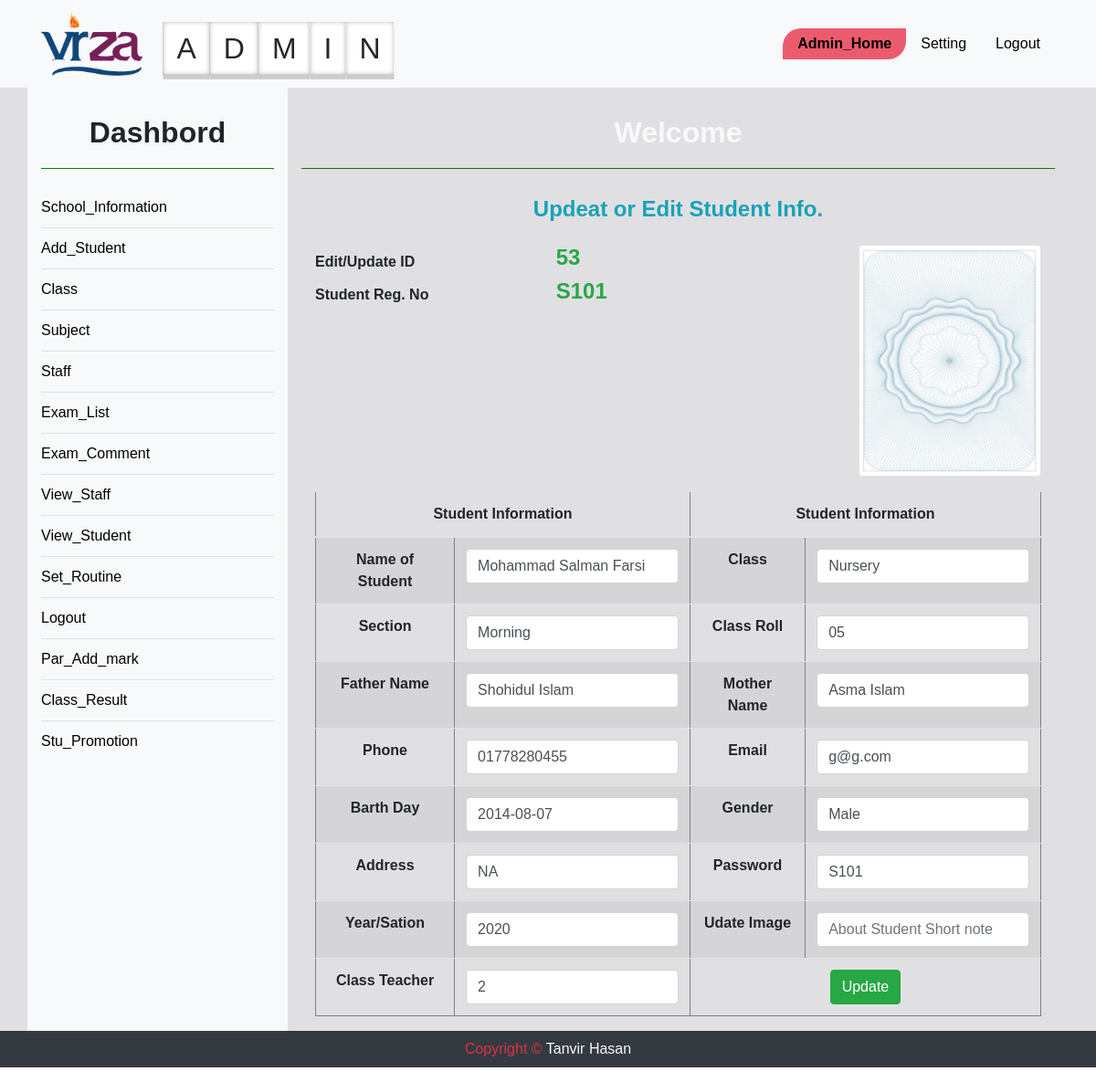
The app's page /edit_student.php?editid=53 with its own data.
### tables this page shows
CREATE TABLE `student` (
  `ID` int(11) NOT NULL,
  `RNO` varchar(150) NOT NULL,
  `NAME` varchar(150) NOT NULL,
  `REL` varchar(100) NOT NULL,
  `FNAME` varchar(100) NOT NULL,
  `DOB` varchar(150) NOT NULL,
  `GEN` varchar(150) NOT NULL,
  `PHO` varchar(150) NOT NULL,
  `MAIL` varchar(150) NOT NULL,
  `ADDR` varchar(1000) NOT NULL,
  `SCLASS` varchar(150) NOT NULL,
  `SSEC` varchar(150) NOT NULL,
  `SIMG` varchar(150) NOT NULL,
  `MNAME` varchar(100) NOT NULL,
  `CRNO` varchar(100) NOT NULL,
  `YEAR` varchar(100) NOT NULL,
  `PASS` varchar(250) NOT NULL,
  `TID` int(11) NOT NULL,
  `SN` varchar(500) NOT NULL
);

### edit_student.php (the view, shortened to what this page needs)
<?php
	include "database.php";
$editid = $_GET['editid'];
 ?>
<?php include "admin_header.php"; ?>
<div class="container_full  d_back " style ='margin-top: 0px;'>
	<div class="container text-center">
		<div class="row" id="vir">
	<?php include "sidebar.php"; ?>
			<div class="col-md-9">
				<h2 class="text-light">Welcome </h2>
				<div class="row">
					<div class="col-md-12 fix">
						<h4><b class="text-info">Updeat or Edit Student Info.</b></h4>
						<div class="container">
							<?php
$query = "SELECT * FROM student WHERE ID= '$editid' ";
$edit = $db->query($query);
while ($result = $edit->fetch_assoc()) {
 ?>
 <div class="row ">
    <div class="col-sm-6 text-left">
 		<table class="mt-3" style="width:100%">
		    <tbody>
		      <tr>
		      	<th>Edit/Update ID</th>
		        <td > <h4><b class="text-success"><?php echo $result['ID'] ?></b></h4></td>
		      </tr>
		      <tr>
		      	<th>Student Reg. No</th>
		        <td> <h4><b class="text-success"><?php echo $result['RNO'] ?></b></h4></td>
		      </tr>
		     </tbody>
		 </table>
	</div>
    <div class="col-sm-6 text-right mt-3">
     <img src='<?php echo $result['SIMG'] ?>' class="img-thumbnail" alt="Trulli" width="200" height="200" >
    </div>
</div>
							<table border="1px" class="mt-3 table table-striped">
								<thead>
								    <tr>
								      <th scope="col" class="text-center" colspan="2">Student Information</th>
								      <th scope="col" class="text-center" colspan="2">Student Information</th>
								    </tr>
							  </thead>
							  <tbody>
							  	<form enctype='multipart/form-data' role='form' method='post' action=' '>
							  		 <tr>
								      	<th>Name of Student</th>
								        <td><input type="text" class="form-control" id="btu" placeholder="Edit Name" name="en" value="<?php echo $result['NAME'] ?>"> </td>
								      	<th>Class</th>
								        <td><input type="text" class="form-control" id="btu" placeholder="Edit Class" name="ec" value="<?php echo $result['SCLASS'] ?>"></td>
								      </tr>
								      <tr>
								      	<th>Section</th>
								        <td><input type="text" class="form-control" id="btu" placeholder="Edit Class Section" name="ess" value="<?php echo $result['SSEC'] ?>"></td>
								      	<th>Class Roll</th>
								        <td><input type="text" class="form-control" id="btu" placeholder="Edit Class Roll" name="er" value="<?php echo $result['CRNO'] ?>"></td>
								      </tr>
								    <tr>
								      <th>Father Name</th>
								      <td><input type="text" class="form-control" placeholder="Edit Father" name="ef" value="<?php echo $result['FNAME'] ?>"></td>
								      <th scope="row">Mother Name</th>
								      <td><input type="text" class="form-control" placeholder="Edit Mother" name="em" value="<?php echo $result['MNAME'] ?>"></td>
								    </tr>
								    <tr>
								      <th>Phone</th>
								      <td><input type="text" class="form-control" placeholder="Edit Phone Number" name="ep" value="<?php echo $result['PHO'] ?>"></td>
								      <th scope="row">Email</th>
								      <td><input type="text" class="form-control" placeholder="Edit Email" name="ee" value="<?php echo $result['MAIL'] ?>"></td>
								    </tr>
								    <tr>
								      <th>Barth Day</th>
								      <td><input type="text" class="form-control" placeholder="Edit Date of Barth" name="ed" value="<?php echo $result['DOB'] ?>"></td>
								      <th scope="row">Gender</th>
								      <td><input type="text" class="form-control" placeholder="Edit Gender" name="egen" value="<?php echo $result['GEN'] ?>"></td>
								    </tr>
								    <tr>
								      <th>Address</th>
								      <td><input type="text" class="form-control" placeholder="Edit Addreass" name="ea" value="<?php echo $result['ADDR'] ?>"></td>
								      <th scope="row">Password</th>
								      <td><input type="text" class="form-control" placeholder="Edit Password" name="epa" value="<?php echo $result['PASS'] ?>"></td>
								    </tr>
								     <tr>
								      <th>Year/Sation</th>
								      <td><input type="text" class="form-control" placeholder="Edit Year" name="ey" value="<?php echo $result['YEAR'] ?>"></td>
								      <th scope="row">Udate Image</th>
									  <td>
										  <input type="text" class="form-control" placeholder="About Student Short note" name="sn" value="<?php echo $result['SN'] ?>">
									  </td>
								    </tr>
								    <tr>
								    	 <th>Class Teacher</th>
								    	 <td>
								    	 <input type="text" class="input form-control" name="et" value="<?php echo $result['TID'] ?>">
								    	</td>
								    	<td colspan="2"><input type="submit" class="from-control btn btn-success" id="" name="submit" value="Update"></td>
								    </tr>
								</form>
							  </tbody>
							</table>
 <?php } ?>
						</div>
					</div>
				</div>
			</div>
		</div>
	</div>
</div>
<?php include "footer.php"; ?>

### style.css (style rules this page uses)
* { margin:0;padding:0; }
body { font-family: 'Source Sans Pro', sans-serif; -webkit-transition: all 0.5s ease; transition: all 0.5s ease; font-family:sans-serif; text-align: center; position: relative; }
.fix { overflow:hidden; }
.container_full { width:100%; }
.container { display:block; }
#vir h2 { font-weight: bold; padding-bottom:20px; margin:30px auto; border-bottom: 1px solid green; }
.d_back { background:#e0e0e3; }

### records on screen
student: ID "53", RNO "S101", SIMG (picture), en "Mohammad Salman Farsi", ec "Nursery", ess "Morning", er "05", ef "Shohidul Islam", em "Asma Islam", ep "01778280455", ee "g@g.com", ed "2014-08-07", egen "Male", ea "NA", epa "S101", ey "2020", et "2"
